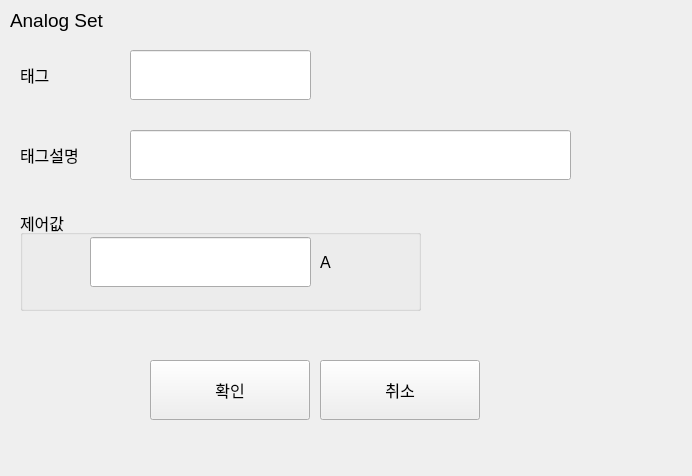
<?xml version="1.0" encoding="UTF-8"?>
<ui version="4.0">
 <class>CAnalogSet</class>
 <widget class="QDialog" name="CAnalogSet">
  <property name="geometry">
   <rect>
    <x>0</x>
    <y>0</y>
    <width>692</width>
    <height>476</height>
   </rect>
  </property>
  <property name="font">
   <font>
    <pointsize>12</pointsize>
   </font>
  </property>
  <property name="windowTitle">
   <string>Dialog</string>
  </property>
  <widget class="QLabel" name="label">
   <property name="geometry">
    <rect>
     <x>10</x>
     <y>10</y>
     <width>111</width>
     <height>21</height>
    </rect>
   </property>
   <property name="font">
    <font>
     <pointsize>14</pointsize>
    </font>
   </property>
   <property name="text">
    <string>Analog Set</string>
   </property>
  </widget>
  <widget class="QGroupBox" name="groupBox">
   <property name="geometry">
    <rect>
     <x>20</x>
     <y>210</y>
     <width>401</width>
     <height>101</height>
    </rect>
   </property>
   <property name="title">
    <string>제어값</string>
   </property>
   <widget class="NumEdit" name="editValue">
    <property name="geometry">
     <rect>
      <x>70</x>
      <y>27</y>
      <width>221</width>
      <height>50</height>
     </rect>
    </property>
    <property name="alignment">
     <set>Qt::AlignRight|Qt::AlignTrailing|Qt::AlignVCenter</set>
    </property>
   </widget>
   <widget class="QLabel" name="labelUnit">
    <property name="geometry">
     <rect>
      <x>300</x>
      <y>27</y>
      <width>61</width>
      <height>50</height>
     </rect>
    </property>
    <property name="text">
     <string>A</string>
    </property>
   </widget>
  </widget>
  <widget class="QLabel" name="label_3">
   <property name="geometry">
    <rect>
     <x>20</x>
     <y>130</y>
     <width>101</width>
     <height>50</height>
    </rect>
   </property>
   <property name="text">
    <string>태그설명</string>
   </property>
  </widget>
  <widget class="QLineEdit" name="editTagName">
   <property name="geometry">
    <rect>
     <x>130</x>
     <y>50</y>
     <width>181</width>
     <height>50</height>
    </rect>
   </property>
  </widget>
  <widget class="QLabel" name="label_2">
   <property name="geometry">
    <rect>
     <x>20</x>
     <y>50</y>
     <width>101</width>
     <height>50</height>
    </rect>
   </property>
   <property name="text">
    <string>태그</string>
   </property>
  </widget>
  <widget class="QLineEdit" name="editDesc">
   <property name="geometry">
    <rect>
     <x>130</x>
     <y>130</y>
     <width>441</width>
     <height>50</height>
    </rect>
   </property>
  </widget>
  <widget class="QToolButton" name="btnCancel">
   <property name="geometry">
    <rect>
     <x>320</x>
     <y>360</y>
     <width>160</width>
     <height>60</height>
    </rect>
   </property>
   <property name="text">
    <string>취소</string>
   </property>
  </widget>
  <widget class="QToolButton" name="btnOk">
   <property name="geometry">
    <rect>
     <x>150</x>
     <y>360</y>
     <width>160</width>
     <height>60</height>
    </rect>
   </property>
   <property name="text">
    <string>확인</string>
   </property>
  </widget>
 </widget>
 <customwidgets>
  <customwidget>
   <class>NumEdit</class>
   <extends>QLineEdit</extends>
   <header location="global">numedit.h</header>
  </customwidget>
 </customwidgets>
 <resources/>
 <connections>
  <connection>
   <sender>btnCancel</sender>
   <signal>clicked()</signal>
   <receiver>CAnalogSet</receiver>
   <slot>reject()</slot>
   <hints>
    <hint type="sourcelabel">
     <x>309</x>
     <y>279</y>
    </hint>
    <hint type="destinationlabel">
     <x>230</x>
     <y>174</y>
    </hint>
   </hints>
  </connection>
 </connections>
</ui>
